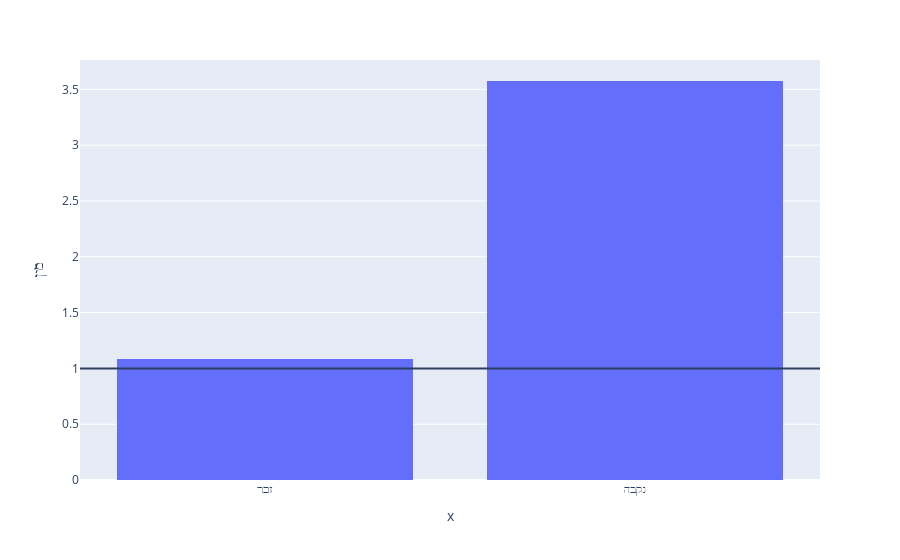
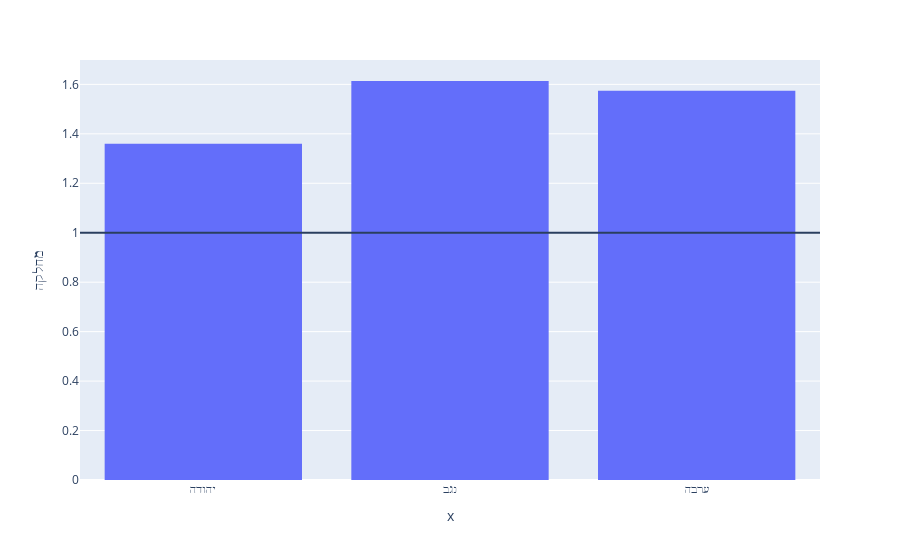
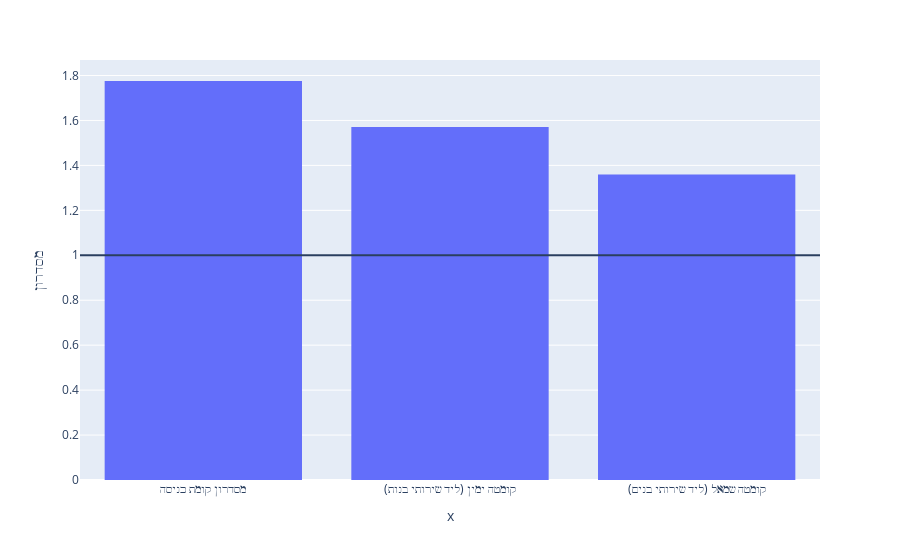
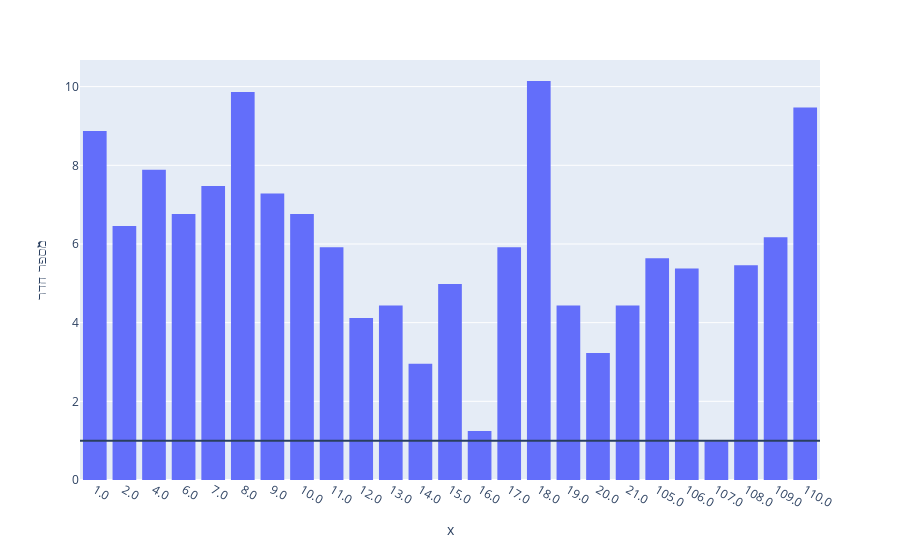

Write notebook code for charts like these, in order.
### Code cell
plot_connectivity_hists_by_category = True
if plot_connectivity_hists_by_category:
    plot_hists_by_category()

print_number_connections = True
if print_number_connections:
    count_dict = get_count_dict(df)
    for key in count_dict:
        print(f"{df[df['שם מלא - מספר'] == key]['שם מלא'].iloc[0]}: {count_dict[key]}")

### Figure 1 — Plotly figure (JSON) as saved in the notebook; plotly's stock layout.template omitted (floating-point values rounded to 4 significant figures)
{"data": [{"alignmentgroup": "True", "bingroup": "x", "histfunc": "sum", "hovertemplate": "x=%{x}<br>sum of y=%{y}<extra></extra>", "legendgroup": "", "marker": {"color": "#636efa", "pattern": {"shape": ""}}, "name": "", "offsetgroup": "", "orientation": "v", "showlegend": false, "x": ["זכר", "נקבה"], "xaxis": "x", "y": [1.085, 3.575], "yaxis": "y", "type": "histogram"}], "layout": {"xaxis": {"anchor": "y", "domain": [0.0, 1.0], "title": {"text": "x"}}, "yaxis": {"anchor": "x", "domain": [0.0, 1.0], "title": {"text": "מין"}}, "legend": {"tracegroupgap": 0}, "margin": {"t": 60}, "barmode": "relative", "shapes": [{"type": "line", "x0": 0, "x1": 1, "xref": "x domain", "y0": 1, "y1": 1, "yref": "y"}]}}

### Figure 2 — Plotly figure (JSON) as saved in the notebook; plotly's stock layout.template omitted (floating-point values rounded to 4 significant figures)
{"data": [{"alignmentgroup": "True", "bingroup": "x", "histfunc": "sum", "hovertemplate": "x=%{x}<br>sum of y=%{y}<extra></extra>", "legendgroup": "", "marker": {"color": "#636efa", "pattern": {"shape": ""}}, "name": "", "offsetgroup": "", "orientation": "v", "showlegend": false, "x": ["יהודה", "נגב", "ערבה"], "xaxis": "x", "y": [1.36, 1.614, 1.574], "yaxis": "y", "type": "histogram"}], "layout": {"xaxis": {"anchor": "y", "domain": [0.0, 1.0], "title": {"text": "x"}}, "yaxis": {"anchor": "x", "domain": [0.0, 1.0], "title": {"text": "מחלקה"}}, "legend": {"tracegroupgap": 0}, "margin": {"t": 60}, "barmode": "relative", "shapes": [{"type": "line", "x0": 0, "x1": 1, "xref": "x domain", "y0": 1, "y1": 1, "yref": "y"}]}}

### Figure 3 — Plotly figure (JSON) as saved in the notebook; plotly's stock layout.template omitted (floating-point values rounded to 4 significant figures)
{"data": [{"alignmentgroup": "True", "bingroup": "x", "histfunc": "sum", "hovertemplate": "x=%{x}<br>sum of y=%{y}<extra></extra>", "legendgroup": "", "marker": {"color": "#636efa", "pattern": {"shape": ""}}, "name": "", "offsetgroup": "", "orientation": "v", "showlegend": false, "x": ["מסדרון קומת כניסה", "קומטה ימין (ליד שירותי בנות)", "קומטה שמאל (ליד שירותי בנים)"], "xaxis": "x", "y": [1.776, 1.57, 1.36], "yaxis": "y", "type": "histogram"}], "layout": {"xaxis": {"anchor": "y", "domain": [0.0, 1.0], "title": {"text": "x"}}, "yaxis": {"anchor": "x", "domain": [0.0, 1.0], "title": {"text": "מסדרון"}}, "legend": {"tracegroupgap": 0}, "margin": {"t": 60}, "barmode": "relative", "shapes": [{"type": "line", "x0": 0, "x1": 1, "xref": "x domain", "y0": 1, "y1": 1, "yref": "y"}]}}

### Figure 4 — Plotly figure (JSON) as saved in the notebook; plotly's stock layout.template omitted (floating-point values rounded to 4 significant figures)
{"data": [{"alignmentgroup": "True", "bingroup": "x", "histfunc": "sum", "hovertemplate": "x=%{x}<br>sum of y=%{y}<extra></extra>", "legendgroup": "", "marker": {"color": "#636efa", "pattern": {"shape": ""}}, "name": "", "offsetgroup": "", "orientation": "v", "showlegend": false, "x": ["1.0", "2.0", "4.0", "6.0", "7.0", "8.0", "9.0", "10.0", "11.0", "12.0", "13.0", "14.0", "15.0", "16.0", "17.0", "18.0", "19.0", "20.0", "21.0", "105.0", "106.0", "107.0", "108.0", "109.0", "110.0", "111.0"], "xaxis": "x", "y": [8.875, 6.455, 7.889, 6.762, 7.474, 9.861, 7.282, 6.762, 5.917, 4.116, 4.438, 2.958, 4.982, 1.246, 5.917, 10.14, 4.438, 3.227, 4.438, 5.635, 5.379, 0.9861, 5.462, 6.174, 9.467, 0.0], "yaxis": "y", "type": "histogram"}], "layout": {"xaxis": {"anchor": "y", "domain": [0.0, 1.0], "title": {"text": "x"}}, "yaxis": {"anchor": "x", "domain": [0.0, 1.0], "title": {"text": "מספר חדר"}}, "legend": {"tracegroupgap": 0}, "margin": {"t": 60}, "barmode": "relative", "shapes": [{"type": "line", "x0": 0, "x1": 1, "xref": "x domain", "y0": 1, "y1": 1, "yref": "y"}]}}
